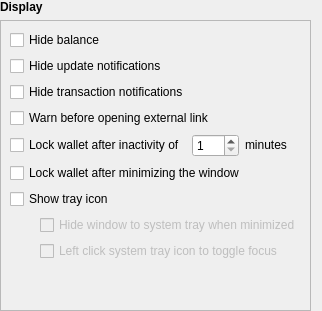
       <widget class="QWidget" name="page_display">
        <layout class="QVBoxLayout" name="verticalLayout_12">
         <property name="leftMargin">
          <number>0</number>
         </property>
         <property name="topMargin">
          <number>0</number>
         </property>
         <property name="bottomMargin">
          <number>0</number>
         </property>
         <item>
          <widget class="QLabel" name="label_5">
           <property name="sizePolicy">
            <sizepolicy hsizetype="Preferred" vsizetype="Maximum">
             <horstretch>0</horstretch>
             <verstretch>0</verstretch>
            </sizepolicy>
           </property>
           <property name="text">
            <string>&lt;html&gt;&lt;head/&gt;&lt;body&gt;&lt;p&gt;&lt;span style=&quot; font-weight:600;&quot;&gt;Display&lt;/span&gt;&lt;/p&gt;&lt;/body&gt;&lt;/html&gt;</string>
           </property>
          </widget>
         </item>
         <item>
          <widget class="QFrame" name="frame_3">
           <property name="sizePolicy">
            <sizepolicy hsizetype="Preferred" vsizetype="Preferred">
             <horstretch>1</horstretch>
             <verstretch>1</verstretch>
            </sizepolicy>
           </property>
           <property name="frameShape">
            <enum>QFrame::Shape::StyledPanel</enum>
           </property>
           <property name="frameShadow">
            <enum>QFrame::Shadow::Raised</enum>
           </property>
           <layout class="QVBoxLayout" name="verticalLayout_11">
            <item>
             <layout class="QVBoxLayout" name="verticalLayout_19" stretch="1,1,1,1,1,0,0,0">
              <item>
               <layout class="QHBoxLayout" name="horizontalLayout_8">
                <item>
                 <widget class="QCheckBox" name="checkBox_hideBalance">
                  <property name="sizePolicy">
                   <sizepolicy hsizetype="Minimum" vsizetype="Fixed">
                    <horstretch>0</horstretch>
                    <verstretch>1</verstretch>
                   </sizepolicy>
                  </property>
                  <property name="text">
                   <string>Hide balance</string>
                  </property>
                 </widget>
                </item>
               </layout>
              </item>
              <item>
               <layout class="QHBoxLayout" name="horizontalLayout_9">
                <item>
                 <widget class="QCheckBox" name="checkBox_hideUpdateNotifications">
                  <property name="sizePolicy">
                   <sizepolicy hsizetype="Minimum" vsizetype="Fixed">
                    <horstretch>0</horstretch>
                    <verstretch>1</verstretch>
                   </sizepolicy>
                  </property>
                  <property name="text">
                   <string>Hide update notifications</string>
                  </property>
                 </widget>
                </item>
               </layout>
              </item>
              <item>
               <layout class="QHBoxLayout" name="horizontalLayout_11">
                <item>
                 <widget class="QCheckBox" name="checkBox_hideTransactionNotifications">
                  <property name="sizePolicy">
                   <sizepolicy hsizetype="Minimum" vsizetype="Fixed">
                    <horstretch>0</horstretch>
                    <verstretch>1</verstretch>
                   </sizepolicy>
                  </property>
                  <property name="text">
                   <string>Hide transaction notifications</string>
                  </property>
                 </widget>
                </item>
               </layout>
              </item>
              <item>
               <layout class="QHBoxLayout" name="horizontalLayout_12">
                <item>
                 <widget class="QCheckBox" name="checkBox_warnOnExternalLink">
                  <property name="sizePolicy">
                   <sizepolicy hsizetype="Minimum" vsizetype="Fixed">
                    <horstretch>0</horstretch>
                    <verstretch>1</verstretch>
                   </sizepolicy>
                  </property>
                  <property name="text">
                   <string>Warn before opening external link</string>
                  </property>
                 </widget>
                </item>
               </layout>
              </item>
              <item>
               <layout class="QHBoxLayout" name="horizontalLayout_15">
                <item>
                 <widget class="QCheckBox" name="checkBox_lockOnInactivity">
                  <property name="sizePolicy">
                   <sizepolicy hsizetype="Maximum" vsizetype="Fixed">
                    <horstretch>0</horstretch>
                    <verstretch>1</verstretch>
                   </sizepolicy>
                  </property>
                  <property name="text">
                   <string>Lock wallet after inactivity of</string>
                  </property>
                 </widget>
                </item>
                <item>
                 <widget class="QSpinBox" name="spinBox_lockOnInactivity">
                  <property name="sizePolicy">
                   <sizepolicy hsizetype="Maximum" vsizetype="Fixed">
                    <horstretch>0</horstretch>
                    <verstretch>0</verstretch>
                   </sizepolicy>
                  </property>
                  <property name="minimum">
                   <number>1</number>
                  </property>
                  <property name="maximum">
                   <number>120</number>
                  </property>
                 </widget>
                </item>
                <item>
                 <widget class="QLabel" name="label_25">
                  <property name="sizePolicy">
                   <sizepolicy hsizetype="Preferred" vsizetype="Maximum">
                    <horstretch>0</horstretch>
                    <verstretch>0</verstretch>
                   </sizepolicy>
                  </property>
                  <property name="text">
                   <string>minutes</string>
                  </property>
                 </widget>
                </item>
               </layout>
              </item>
              <item>
               <layout class="QHBoxLayout" name="horizontalLayout_14">
                <item>
                 <widget class="QCheckBox" name="checkBox_lockOnMinimize">
                  <property name="text">
                   <string>Lock wallet after minimizing the window</string>
                  </property>
                 </widget>
                </item>
               </layout>
              </item>
              <item>
               <layout class="QHBoxLayout" name="horizontalLayout_13">
                <item>
                 <widget class="QCheckBox" name="checkBox_showTrayIcon">
                  <property name="text">
                   <string>Show tray icon</string>
                  </property>
                 </widget>
                </item>
               </layout>
              </item>
              <item>
               <layout class="QHBoxLayout" name="horizontalLayout_16">
                <item>
                 <spacer name="horizontalSpacer_2">
                  <property name="orientation">
                   <enum>Qt::Orientation::Horizontal</enum>
                  </property>
                  <property name="sizeType">
                   <enum>QSizePolicy::Policy::Fixed</enum>
                  </property>
                  <property name="sizeHint" stdset="0">
                   <size>
                    <width>30</width>
                    <height>20</height>
                   </size>
                  </property>
                 </spacer>
                </item>
                <item>
                 <widget class="QCheckBox" name="checkBox_minimizeToTray">
                  <property name="enabled">
                   <bool>false</bool>
                  </property>
                  <property name="text">
                   <string>Hide window to system tray when minimized</string>
                  </property>
                 </widget>
                </item>
               </layout>
              </item>
              <item>
               <layout class="QHBoxLayout" name="horizontalLayout_17">
                <item>
                 <spacer name="horizontalSpacer_3">
                  <property name="orientation">
                   <enum>Qt::Orientation::Horizontal</enum>
                  </property>
                  <property name="sizeType">
                   <enum>QSizePolicy::Policy::Fixed</enum>
                  </property>
                  <property name="sizeHint" stdset="0">
                   <size>
                    <width>30</width>
                    <height>20</height>
                   </size>
                  </property>
                 </spacer>
                </item>
                <item>
                 <widget class="QCheckBox" name="checkBox_trayLeftClickToggles">
                  <property name="enabled">
                   <bool>false</bool>
                  </property>
                  <property name="text">
                   <string>Left click system tray icon to toggle focus</string>
                  </property>
                 </widget>
                </item>
               </layout>
              </item>
             </layout>
            </item>
            <item>
             <spacer name="verticalSpacer_6">
              <property name="orientation">
               <enum>Qt::Orientation::Vertical</enum>
              </property>
              <property name="sizeHint" stdset="0">
               <size>
                <width>20</width>
                <height>40</height>
               </size>
              </property>
             </spacer>
            </item>
           </layout>
          </widget>
         </item>
        </layout>
       </widget>
